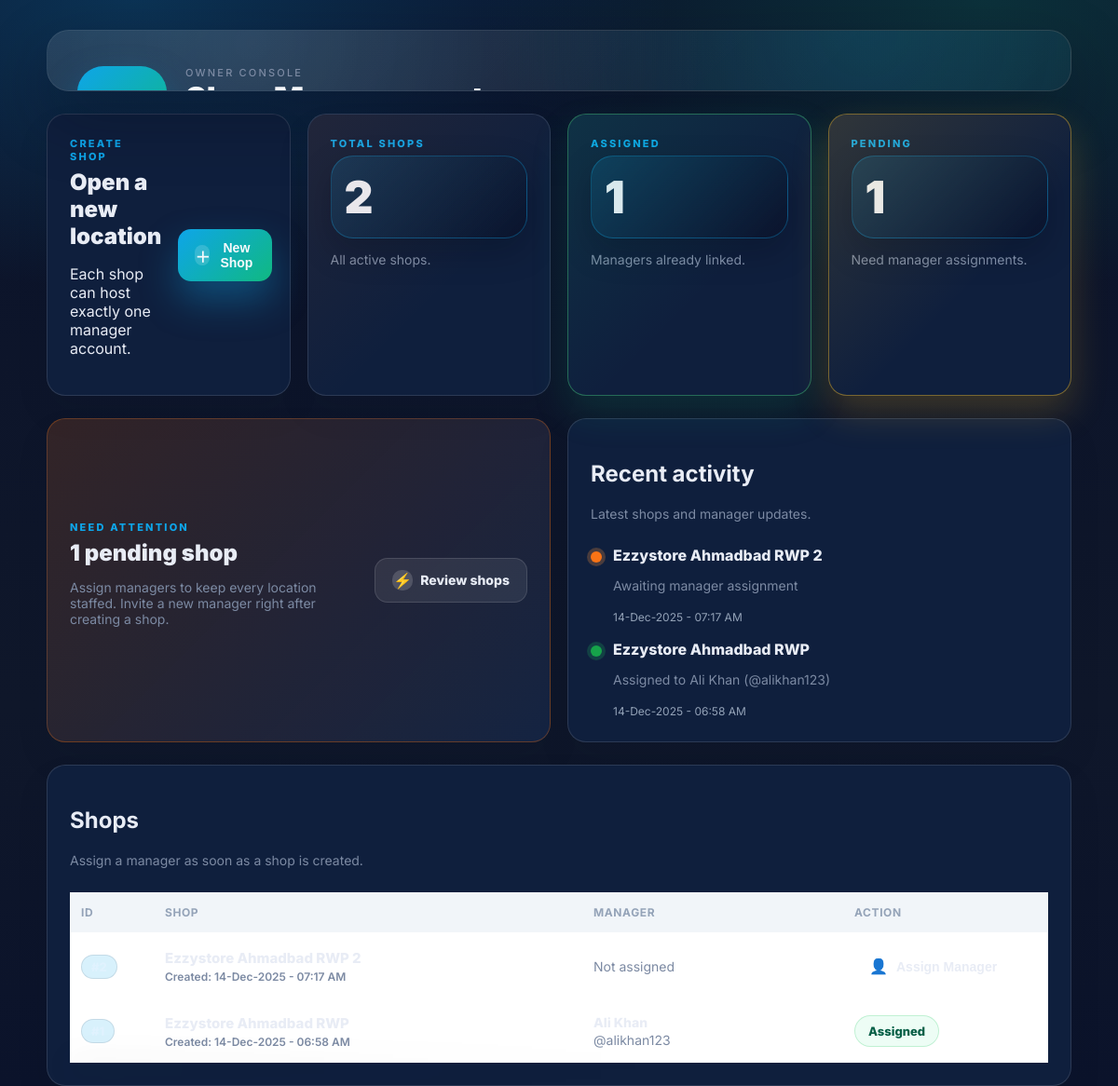
/admin/ (signed in), run on an earlier commit of the app's database.
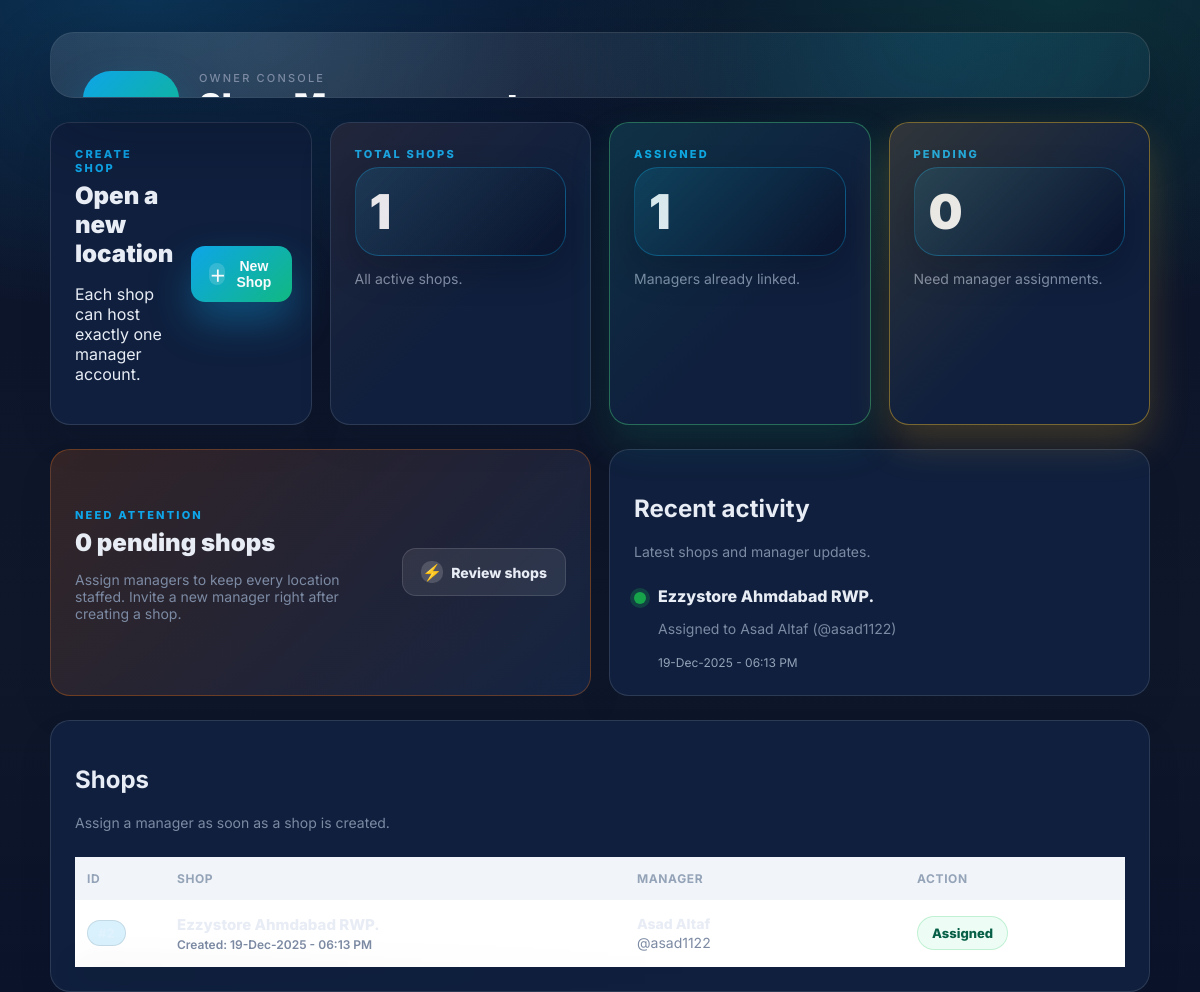
And on a later commit of the database.
### tables this page shows
CREATE TABLE shops (
          id          INTEGER PRIMARY KEY AUTOINCREMENT,
          name        TEXT NOT NULL UNIQUE,
          created_by  INTEGER NOT NULL,
          created_at  TEXT NOT NULL DEFAULT (datetime('now')),
          FOREIGN KEY (created_by) REFERENCES users(id) ON DELETE RESTRICT
        );

CREATE TABLE users (
          id             INTEGER PRIMARY KEY AUTOINCREMENT,
          role           TEXT NOT NULL CHECK(role IN ('admin','manager')),
          full_name      TEXT NOT NULL,
          username       TEXT NOT NULL UNIQUE,
          password_hash  TEXT NOT NULL,
          is_active      INTEGER NOT NULL DEFAULT 1 CHECK(is_active IN (0,1)),
          created_at     TEXT NOT NULL DEFAULT (datetime('now'))
        );

### app/admin/routes.py (the view)
@admin_bp.route("/", methods=["GET"])
@admin_required
def dashboard():
    db = get_db()
    shops = db.execute("""
        SELECT s.id, s.name, s.created_at,
               u.full_name AS manager_name, u.username AS manager_username
        FROM shops s
        LEFT JOIN shop_managers sm ON sm.shop_id = s.id
        LEFT JOIN users u ON u.id = sm.manager_user_id
        ORDER BY s.id DESC;
    """).fetchall()
    total_shops = len(shops)
    assigned_shops = sum(1 for s in shops if s["manager_name"])
    pending_shops = total_shops - assigned_shops
    return render_template(
        "admin.html",
        shops=shops,
        total_shops=total_shops,
        assigned_shops=assigned_shops,
        pending_shops=pending_shops,
    )

### app/__init__.py (called while the page is built, shortened)
def _to_datetime(value):
    if not value:
        return None
    if isinstance(value, datetime):
        return value
    if isinstance(value, date):
        return datetime.combine(value, time.min)
    if isinstance(value, str):
        try:
            return datetime.fromisoformat(value)
        except ValueError:
            pass
    return None

### app/admin/routes.py (called while the page is built)
def admin_required(fn):
    @wraps(fn)
    def wrapper(*args, **kwargs):
        if session.get("role") != "admin":
            return redirect(url_for("auth.login"))
        return fn(*args, **kwargs)
    return wrapper

### app/db.py (called while the page is built)
def get_db():
    if "db" not in g:
        db_path = current_app.config["DB_PATH"]
        os.makedirs(os.path.dirname(db_path), exist_ok=True)
        conn = sqlite3.connect(db_path)
        conn.row_factory = sqlite3.Row
        conn.execute("PRAGMA foreign_keys = ON;")
        g.db = conn
    return g.db

### app/templates/admin.html (shortened to what this page needs)
<!doctype html>
<html lang="en">
<head>
  <link rel="stylesheet" href="{{ url_for('static', filename='css/style.css') }}">
  <link rel="stylesheet" href="{{ url_for('static', filename='css/admin.css') }}">
</head>
<body class="admin-body">
<div class="admin-page">
  <header class="admin-hero">
    <div class="hero-brand">
      <div class="hero-logo">
        <img src="{{ url_for('static', filename='img/ezzystore-logo.png') }}" alt="Ezzystore logo">
      </div>
      <div>
        <p class="eyebrow">Owner Console</p>
        <h1>Shop Management</h1>
      </div>
    </div>
    <div class="hero-actions">
      <a class="btn btn-ghost" href="{{ url_for('auth.logout') }}">Logout</a>
    </div>
  </header>
  <section class="panel-grid">
    <article class="card cta-card">
      <div>
        <p class="eyebrow">Create shop</p>
        <h2>Open a new location</h2>
        <p>Each shop can host exactly one manager account.</p>
      </div>
      <button class="btn btn-primary" data-open-modal="shopCreateModal">
        <span class="btn-ic">＋</span>
        <span>New Shop</span>
      </button>
    </article>
    <article class="card stat-card">
      <p class="eyebrow">Total shops</p>
      <div class="stat">{{ total_shops }}</div>
      <p class="muted">All active shops.</p>
    </article>
    <article class="card stat-card good">
      <p class="eyebrow">Assigned</p>
      <div class="stat">{{ assigned_shops }}</div>
      <p class="muted">Managers already linked.</p>
    </article>
    <article class="card stat-card warn">
      <p class="eyebrow">Pending</p>
      <div class="stat">{{ pending_shops }}</div>
      <p class="muted">Need manager assignments.</p>
    </article>
  </section>
  <section class="insights-grid">
    <article class="card highlight-card">
      <div>
        <p class="eyebrow">Need attention</p>
        <h3>{{ pending_shops }} pending shop{{ "s" if pending_shops != 1 else "" }}</h3>
        <p class="muted">Assign managers to keep every location staffed. Invite a new manager right after creating a shop.</p>
      </div>
      <a class="btn btn-secondary" href="#shopsTable">
        <span class="btn-ic">⚡</span>
        <span>Review shops</span>
      </a>
    </article>
    <article class="card activity-card">
      <div class="card-head">
        <div>
          <h2>Recent activity</h2>
          <p class="muted">Latest shops and manager updates.</p>
        </div>
      </div>
      {% if shops %}
        <ul class="timeline">
          {% for s in shops[:4] %}
            <li>
              <div class="dot {% if s.manager_name %}ok{% else %}warn{% endif %}"></div>
              <div>
                <p class="timeline-title">{{ s.name }}</p>
                {% if s.manager_name %}
                  <p class="muted">Assigned to {{ s.manager_name }} (@{{ s.manager_username }})</p>
                {% else %}
                  <p class="muted">Awaiting manager assignment</p>
                {% endif %}
                <span class="timeline-date">{{ s.created_at|human_datetime }}</span>
              </div>
            </li>
          {% endfor %}
        </ul>
      {% else %}
        <div class="empty mini">
          <div class="empty-art">🗂</div>
          <p>No activity yet.</p>
        </div>
      {% endif %}
    </article>
  </section>
  <section class="card table-card" id="shopsTable">
    <div class="card-head">
      <div>
        <h2>Shops</h2>
        <p class="muted">Assign a manager as soon as a shop is created.</p>
      </div>
    </div>
    {% if shops %}
      <div class="table-shell">
        <table class="table">
          <thead>
            <tr>
              <th style="width:90px;">ID</th>
              <th>Shop</th>
              <th style="width:280px;">Manager</th>
              <th style="width:220px;">Action</th>
            </tr>
          </thead>
          <tbody>
            {% for s in shops %}
            <tr>
              <td><span class="badge">#{{ s.id }}</span></td>
              <td>
                <div class="shopcell">
                  <div class="shopname">{{ s.name }}</div>
                  <div class="shopsub">Created: {{ s.created_at|human_datetime }}</div>
                </div>
              </td>
              <td>
                {% if s.manager_name %}
                  <div class="stack">
                    <div class="mname">{{ s.manager_name }}</div>
                    <div class="muted">@{{ s.manager_username }}</div>
                  </div>
                {% else %}
                  <span class="muted">Not assigned</span>
                {% endif %}
              </td>
              <td>
                {% if s.manager_name %}
                  <span class="pill ok">Assigned</span>
                {% else %}
                  <button type="button"
                          class="btn btn-secondary btn-mini"
                          data-open-modal="managerAssignModal"
                          data-shop-id="{{ s.id }}"
                          data-shop-name="{{ s.name }}">
                    <span class="btn-ic">👤</span>
                    <span>Assign Manager</span>
                  </button>
                {% endif %}
              </td>
            </tr>
            {% endfor %}
          </tbody>
        </table>
      </div>
    {% endif %}
  </section>
</div>
</body>
</html>

### app/static/css/style.css (style rules this page uses)
:root { --text:#e8ecf5; --muted:#9aa8c1; --primary:#0b132b; --primary2:#0f1f3d; --accent:#0ea5e9; --accent-2:#10b981; --warn:#f59e0b; --danger:#ef4444; --line: rgba(255, 255, 255, 0.12); --card:#0f1f3d; --panel:#111a30; --shadow: 0 28px 70px rgba(5,8,20,.35); --shadow2: 0 14px 34px rgba(5,8,20,.25); --radius: 18px; }
* { box-sizing:border-box; }
html,body { height:100%; }
body { margin:0; font-family: "Inter", ui-sans-serif, system-ui, -apple-system, "Segoe UI", Roboto, Arial; color:var(--text); -webkit-font-smoothing: antialiased; -moz-osx-font-smoothing: grayscale; background: radial-gradient(980px 540px at 14% 0%, rgba(14,165,233,.20), transparent 58%), radial-gradient(880px 540px at 86% 6%, rgba(16,185,129,.18), transparent 60%), linear-gradient(180deg, #050a18 0%, #0b132b 65%, #050a18 100%); }
.stat { background: linear-gradient(135deg, rgba(14,165,233,.16), rgba(11,19,43,.9)); border: 1px solid rgba(14,165,233,.32); border-radius: var(--radius); box-shadow: var(--shadow2); padding: 14px; }
.card { background: linear-gradient(140deg, rgba(255,255,255,.06), rgba(255,255,255,.03)); border: 1px solid var(--line); border-radius: var(--radius); box-shadow: var(--shadow2); padding: 16px; }
.card-head { display:flex; justify-content: space-between; align-items: flex-end; gap: 12px; flex-wrap: wrap; margin-bottom: 12px; }
.btn { display:inline-flex; align-items:center; gap:10px; padding: 10px 14px; border-radius: 12px; font-weight: 800; border: 1px solid transparent; cursor:pointer; text-decoration:none; user-select:none; transition: transform 160ms ease, box-shadow 160ms ease, background 160ms ease, border 160ms ease; }
.btn-ic { width: 22px; height: 22px; display:grid; place-items:center; border-radius: 10px; background: rgba(255,255,255,.16); font-weight: 900; }
.btn-primary { background: linear-gradient(135deg, var(--accent) 0%, var(--accent-2) 100%); color:#f8fafc; box-shadow: 0 16px 32px rgba(16,185,129,.28); }
.btn-ghost { background: rgba(255,255,255,.10); border-color: rgba(255,255,255,.18); color:#fff; }
.btn-secondary { background: linear-gradient(135deg, rgba(14,165,233,.14), rgba(16,185,129,.14)); border-color: rgba(14,165,233,.22); color: var(--primary); }
.table { width: 100%; border-collapse: collapse; min-width: 880px; background: #fff; }
.table th, .table td { padding: 12px 12px; border-bottom: 1px solid rgba(15,23,42,.08); text-align:left; white-space:nowrap; }
.table th { font-size: 12px; text-transform: uppercase; letter-spacing: .08em; color: #475569; background: rgba(241,245,249,.95); }
.badge { display:inline-flex; padding: 6px 10px; border-radius: 999px; font-weight: 800; font-size: 12px; background: rgba(15,23,42,.06); border: 1px solid rgba(15,23,42,.10); }
.stack { display:flex; flex-direction:column; gap:2px; }
.muted { color: var(--muted); }
.pill { display:inline-flex; align-items:center; padding: 8px 12px; border-radius: 999px; font-weight: 800; font-size: 12px; border: 1px solid rgba(15,23,42,.12); background: rgba(15,23,42,.04); }
.pill.ok { border-color: rgba(34,197,94,.22); background: rgba(236,253,245,.95); color: #065f46; }

What changed in the data, as far as the page shows it:
removed shops: name "Ezzystore Ahmadbad RWP", manager_name "Ali Khan", manager_username "alikhan123", created_at|human_datetime "14-Dec-2025 - 06:58 AM", shows "Assigned"
changed shops: name "Ezzystore Ahmadbad RWP 2" → "Ezzystore Ahmdabad RWP."; manager_name (not shown) → "Asad Altaf"; manager_username (not shown) → "asad1122"; created_at|human_datetime "14-Dec-2025 - 07:17 AM" → "19-Dec-2025 - 06:13 PM"; text "Awaiting manager assignment Not assigned" → "Assigned to (@ ) @ Assigned"; no longer shows "👤"
Also different on the page:
{{ total_shops }}: "2" → "1"
{{ pending_shops }}: "1" → "0"
{{ "s" if pending_shops != 1 else "" }}: (not shown) → "s"
